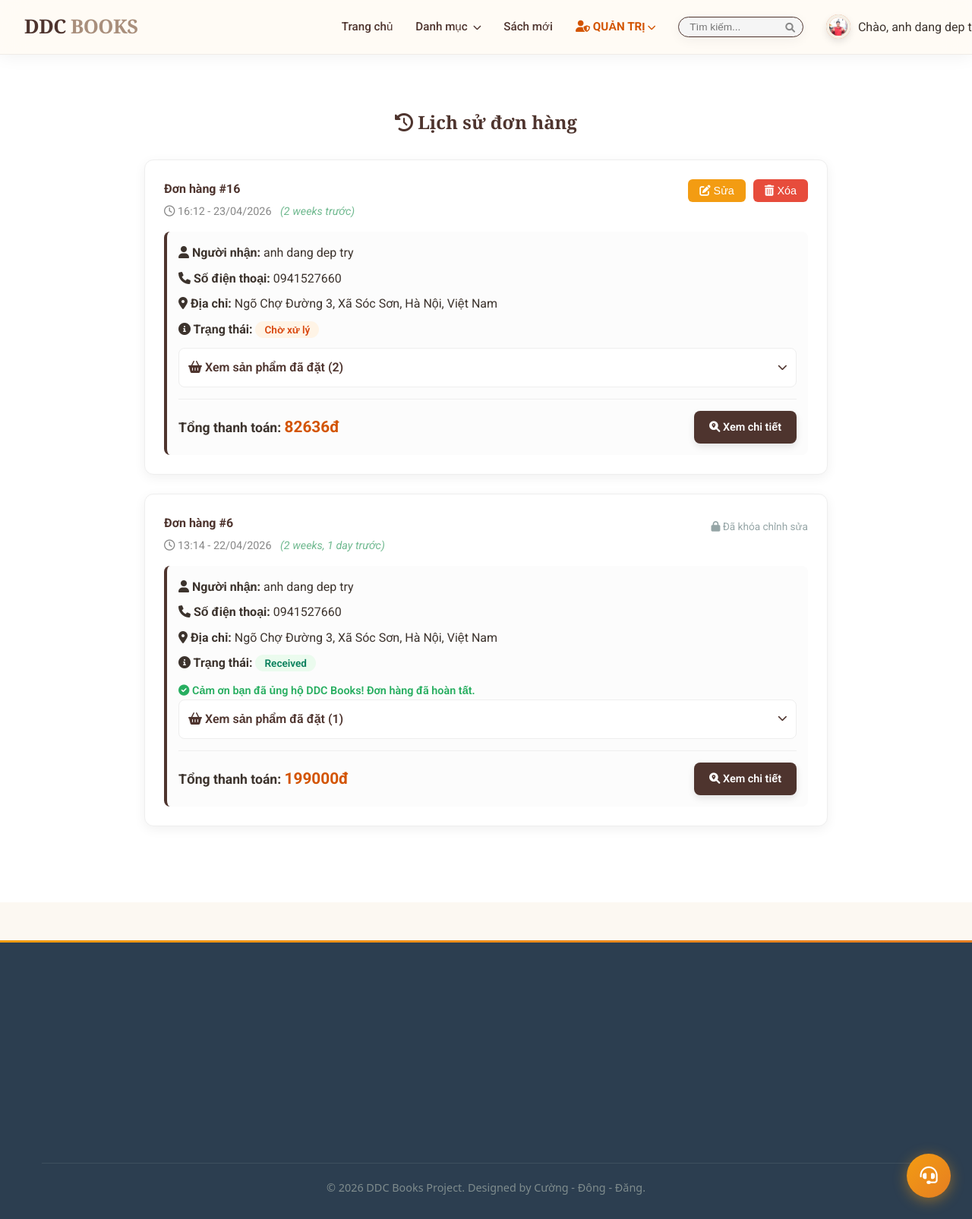
Page /order-history/ (signed in) on the earlier database version.
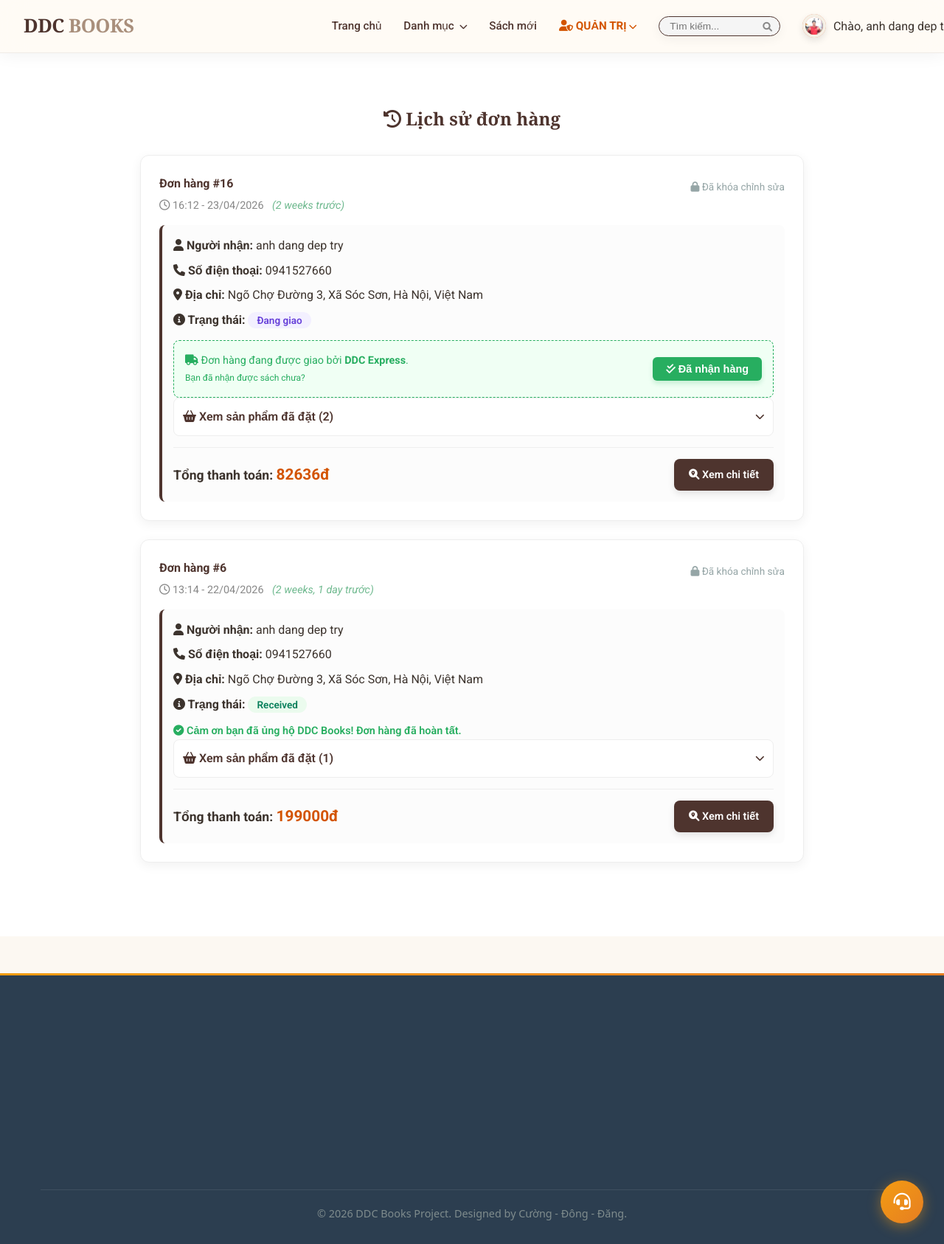
Same page on the later database version.
### app/models.py (models this page shows, shortened)
class Order(models.Model):
    STATUS_CHOICES = (
        ('Pending', 'Chờ xử lý'),
        ('Processing', 'Đang đóng gói'),
        ('Shipped', 'Đang giao'),
        ('Delivered', 'Đã nhận hàng'),
        ('Cancelled', 'Đã hủy'),
    )
    user = models.ForeignKey(User, on_delete=models.CASCADE)
    full_name = models.CharField(max_length=255)
    phone = models.CharField(max_length=20)
    address = models.TextField()
    total_price = models.DecimalField(max_digits=12, decimal_places=0)
    created_at = models.DateTimeField(auto_now_add=True)
    status = models.CharField(max_length=20, choices=STATUS_CHOICES, default='Pending')
    shipping_unit = models.CharField(max_length=50, blank=True, null=True)

### app/views.py (the view)
# urls.py: path('order-history/', views.order_history, name='order_history'),
@login_required
def order_history(request):
    orders = Order.objects.filter(user=request.user).order_by('-created_at')
    return render(request, 'app/order_history.html', {'orders': orders})

### app/context_processors.py (called while the page is built)
def categories_processor(request):
    return {
        'categories': Category.objects.all()
    }

### app/templates/app/order_history.html (shortened to what the changed rows need)
{% extends 'app/base.html' %}
{% block content %}
<div class="container" style="margin-top: 50px; margin-bottom: 80px; max-width: 900px;">
    <h2 style="text-align: center; color: #4E342E; font-family: 'Playfair Display', serif; margin-bottom: 30px;">
        <i class="fas fa-history"></i> Lịch sử đơn hàng
    </h2>
    {% for order in orders %}
    <div style="background: #fff; border-radius: 12px; padding: 25px; margin-bottom: 25px; border: 1px solid #eee; box-shadow: 0 4px 15px rgba(0,0,0,0.06);">
        <div style="display: flex; justify-content: space-between; align-items: flex-start; margin-bottom: 15px;">
            <div>
                <h4 style="color: #4E342E; margin: 0;">Đơn hàng #{{ order.id }}</h4>
                <p style="margin: 5px 0 0 0; font-size: 0.9rem; color: #888;">
                    <i class="far fa-clock"></i> {{ order.created_at|date:"H:i - d/m/Y" }}
                    <span style="margin-left: 8px; font-style: italic; color: #6fb98f;">({{ order.created_at|timesince }} trước)</span>
                </p>
            </div>
            <div style="display: flex; gap: 10px;">
                {% if order.status == 'Pending' %}
                    <button onclick="openEditModal('{{ order.id }}', '{{ order.full_name }}', '{{ order.phone }}', '{{ order.address }}')"
                            style="background: #f39c12; color: white; border: none; padding: 7px 15px; border-radius: 6px; cursor: pointer; font-size: 0.9rem;">
                        <i class="fas fa-edit"></i> Sửa
                    </button>
                    <button onclick="confirmDeleteOrder('{{ order.id }}')"
                            style="background: #e74c3c; color: white; border: none; padding: 7px 15px; border-radius: 6px; cursor: pointer; font-size: 0.9rem;">
                        <i class="fas fa-trash-alt"></i> Xóa
                    </button>
                {% else %}
                    <span style="color: #95a5a6; font-size: 0.85rem; padding: 7px 0;">
                        <i class="fas fa-lock"></i> Đã khóa chỉnh sửa
                    </span>
                {% endif %}
            </div>
        </div>
        <div style="background: #fcfcfc; border-radius: 8px; padding: 15px; border-left: 4px solid #4E342E;">
            <p style="margin-bottom: 8px;"><strong><i class="fas fa-user"></i> Người nhận:</strong> {{ order.full_name }}</p>
            <p style="margin-bottom: 8px;"><strong><i class="fas fa-phone"></i> Số điện thoại:</strong> {{ order.phone }}</p>
            <p style="margin-bottom: 8px;"><strong><i class="fas fa-map-marker-alt"></i> Địa chỉ:</strong> {{ order.address }}</p>
            <p style="margin-bottom: 12px;">
    <strong><i class="fas fa-info-circle"></i> Trạng thái:</strong>
    <span style="padding: 3px 12px; border-radius: 15px; font-size: 0.85rem; font-weight: 600;
        {% if order.status == 'Pending' %} background: #fff4e6; color: #d9480f;
        {% elif order.status == 'Confirmed' or order.status == 'Processing' %} background: #e7f5ff; color: #1971c2;
        {% elif order.status == 'Shipped' %} background: #f3f0ff; color: #6741d9;
        {% elif order.status == 'Received' %} background: #ebfbee; color: #087f5b;
        {% elif order.status == 'Cancelled' %} background: #fff5f5; color: #c92a2a;
        {% endif %}">
        {{ order.get_status_display }}
    </span>
</p>
{% if order.status == 'Shipped' %}
<div style="margin-top: 15px; padding: 15px; background: #f0fff4; border: 1px dashed #27ae60; border-radius: 8px; display: flex; justify-content: space-between; align-items: center;">
    <div style="color: #27ae60; font-size: 0.9rem;">
        <i class="fas fa-truck"></i> Đơn hàng đang được giao bởi <strong>{{ order.shipping_unit }}</strong>.
        <br><small>Bạn đã nhận được sách chưa?</small>
    </div>
    <button onclick="confirmReceived('{{ order.id }}')"
            style="background: #27ae60; color: white; border: none; padding: 8px 18px; border-radius: 6px; cursor: pointer; font-weight: 600; font-size: 0.9rem; box-shadow: 0 4px 6px rgba(39, 174, 96, 0.2);">
        <i class="fas fa-check-double"></i> Đã nhận hàng
    </button>
</div>
{% endif %}
            <details style="margin-bottom: 15px; border: 1px solid #eee; border-radius: 8px; background: white; overflow: hidden;">
    <summary style="padding: 12px; cursor: pointer; font-weight: 600; color: #4E342E; display: flex; justify-content: space-between; align-items: center; list-style: none;">
        <span><i class="fas fa-shopping-basket"></i> Xem sản phẩm đã đặt ({{ order.items.all.count }})</span>
        <i class="fas fa-chevron-down" style="font-size: 0.8rem;"></i>
    </summary>
</details>
            <div style="margin-top: 10px; font-size: 1.1rem; border-top: 1px solid #eee; padding-top: 15px; display: flex; justify-content: space-between; align-items: center;">
                <div>
                    <strong>Tổng thanh toán:</strong>
                    <span style="color: #d35400; font-weight: bold; font-size: 1.3rem;">{{ order.total_price }}đ</span>
                </div>
                <a href="{% url 'order_tracking' order.id %}"
                   style="display: inline-block; padding: 10px 20px; background: #4E342E; color: white; border-radius: 8px; text-decoration: none; font-size: 0.9rem; font-weight: 600; transition: 0.3s; box-shadow: 0 4px 10px rgba(0,0,0,0.1);"
                   onmouseover="this.style.opacity='0.85'; this.style.transform='translateY(-2px)';"
                   onmouseout="this.style.opacity='1'; this.style.transform='translateY(0)';"
                >
                   <i class="fas fa-search-location"></i> Xem chi tiết
                </a>
            </div>
        </div>
    </div>
    {% endfor %}
</div>
{% endblock %}

Differences in the rows shown:
changed Order id 16: status "Chờ xử lý" → "Đang giao"; shipping_unit (not shown) → "DDC Express"; status "Sửa Xóa" → "Đã khóa chỉnh sửa Đơn hàng đang được giao bởi . Bạn đã nhận được sách chưa? Đã nhận hàng"
